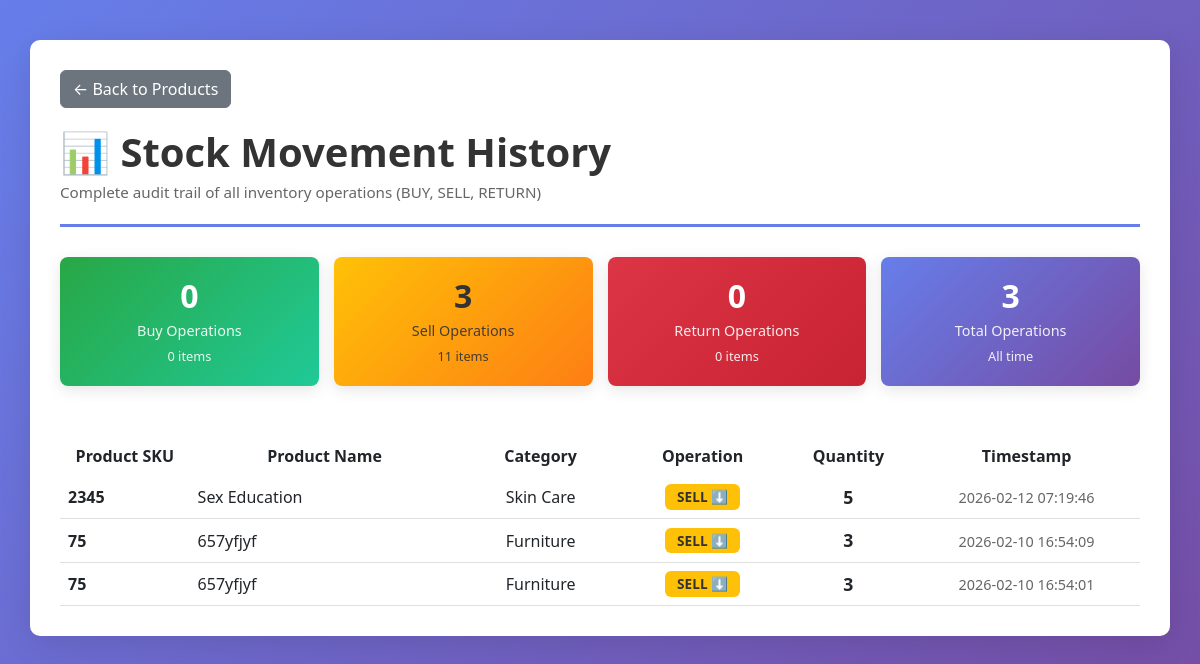
The page /stock-history on the database as committed earlier.
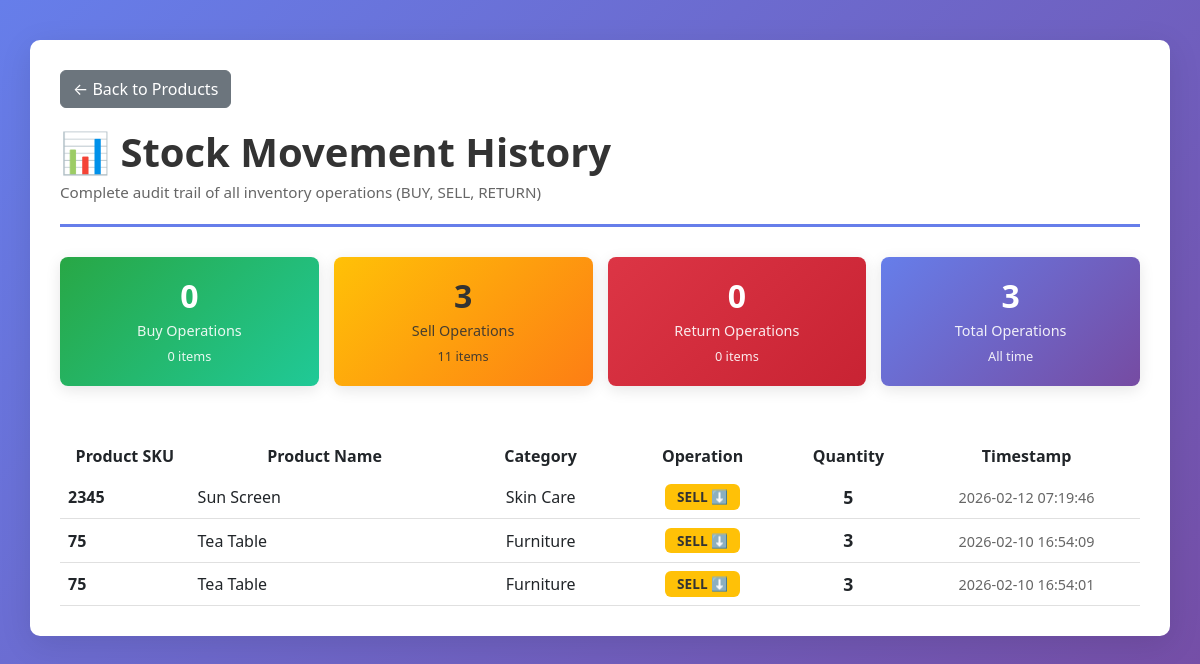
The same page on the database as committed later.
### tables this page shows
CREATE TABLE `STOCK MOVEMENT` (
            id INTEGER PRIMARY KEY AUTOINCREMENT,
            product_id INTEGER NOT NULL,
            type TEXT NOT NULL,
            quantity INTEGER NOT NULL,
            timestamp TIMESTAMP DEFAULT CURRENT_TIMESTAMP,
            FOREIGN KEY (product_id) REFERENCES `PRODUCT TABLE (Core Table)`(ID)
        );

CREATE TABLE `PRODUCT TABLE (Core Table)` (
            ID INTEGER PRIMARY KEY AUTOINCREMENT,
            sku TEXT NOT NULL UNIQUE,
            Name TEXT NOT NULL,
            category_id INTEGER,
            price REAL NOT NULL,
            quantity INTEGER NOT NULL,
            shelf_number TEXT NOT NULL,
            reorder_level INTEGER NOT NULL,
            created_at TIMESTAMP DEFAULT CURRENT_TIMESTAMP, barcode_path TEXT,
            FOREIGN KEY (category_id) REFERENCES `CATEGORY TABLE`(id)
        );

CREATE TABLE `CATEGORY TABLE` (
            id INTEGER PRIMARY KEY AUTOINCREMENT,
            name TEXT NOT NULL,
            created_at TIMESTAMP DEFAULT CURRENT_TIMESTAMP
        );

### app.py (the view)
@app.route('/stock-history')
def stock_history():
    conn = get_db_connection()
    movements = conn.execute('''
        SELECT sm.id, sm.product_id, sm.type, sm.quantity, sm.timestamp,
               p.sku, p.Name, c.name as category_name
        FROM `STOCK MOVEMENT` sm
        JOIN `PRODUCT TABLE (Core Table)` p ON sm.product_id = p.ID
        LEFT JOIN `CATEGORY TABLE` c ON p.category_id = c.id
        ORDER BY sm.timestamp DESC
    ''').fetchall()
    conn.close()
    return render_template('stock_history.html', movements=movements)

### app.py (called while the page is built)
def get_db_connection():
    conn = sqlite3.connect(DATABASE)
    conn.row_factory = sqlite3.Row
    return conn

### templates/stock_history.html (shortened to what the changed rows need)
<!DOCTYPE html>
<html lang="en">
<head>
    <link href="https://cdn.jsdelivr.net/npm/bootstrap@5.3.0/dist/css/bootstrap.min.css" rel="stylesheet">
</head>
<body>
    <div class="container">
        <div class="header">
            <h1>📊 Stock Movement History</h1>
        </div>
        <div class="table-wrapper">
            {% if movements %}
                <table class="table table-hover" style="margin-bottom: 0;">
                    <thead>
                        <tr>
                            <th style="width: 12%;">Product SKU</th>
                            <th style="width: 25%;">Product Name</th>
                            <th style="width: 15%;">Category</th>
                            <th style="width: 15%;">Operation</th>
                            <th style="width: 12%;">Quantity</th>
                            <th style="width: 21%;">Timestamp</th>
                        </tr>
                    </thead>
                    <tbody>
                        {% for movement in movements %}
                            <tr>
                                <td><strong>{{ movement.sku }}</strong></td>
                                <td>{{ movement.Name }}</td>
                                <td>
                                    {% if movement.category_name %}
                                        {{ movement.category_name }}
                                    {% else %}
                                        <span style="color: #999;">Uncategorized</span>
                                    {% endif %}
                                </td>
                                <td>
                                    {% if movement.type == 'BUY' %}
                                        <span class="badge badge-buy">BUY ⬆️</span>
                                    {% elif movement.type == 'SELL' %}
                                        <span class="badge badge-sell">SELL ⬇️</span>
                                    {% elif movement.type == 'RETURN' %}
                                        <span class="badge badge-return">RETURN 🔄</span>
                                    {% else %}
                                        <span class="badge bg-secondary">{{ movement.type }}</span>
                                    {% endif %}
                                </td>
                                <td>
                                    <span class="quantity">{{ movement.quantity }}</span>
                                </td>
                                <td>
                                    <span class="timestamp">{{ movement.timestamp }}</span>
                                </td>
                            </tr>
                        {% endfor %}
                    </tbody>
                </table>
            {% else %}
                <div class="no-data">
                    <h5>No stock movements recorded yet</h5>
                    <p>Start by adding products and performing buy/sell/return operations</p>
                </div>
            {% endif %}
        </div>
    </div>
</body>
</html>

Rows that differ between the two databases and show on the page:
changed through a linked row, STOCK MOVEMENT "Skin Care": Name "Sex Education" → "Sun Screen"
changed through a linked row, STOCK MOVEMENT (number 2 of 3 on the later page): Name "657yfjyf" → "Tea Table"
changed through a linked row, STOCK MOVEMENT (number 3 of 3 on the later page): Name "657yfjyf" → "Tea Table"
